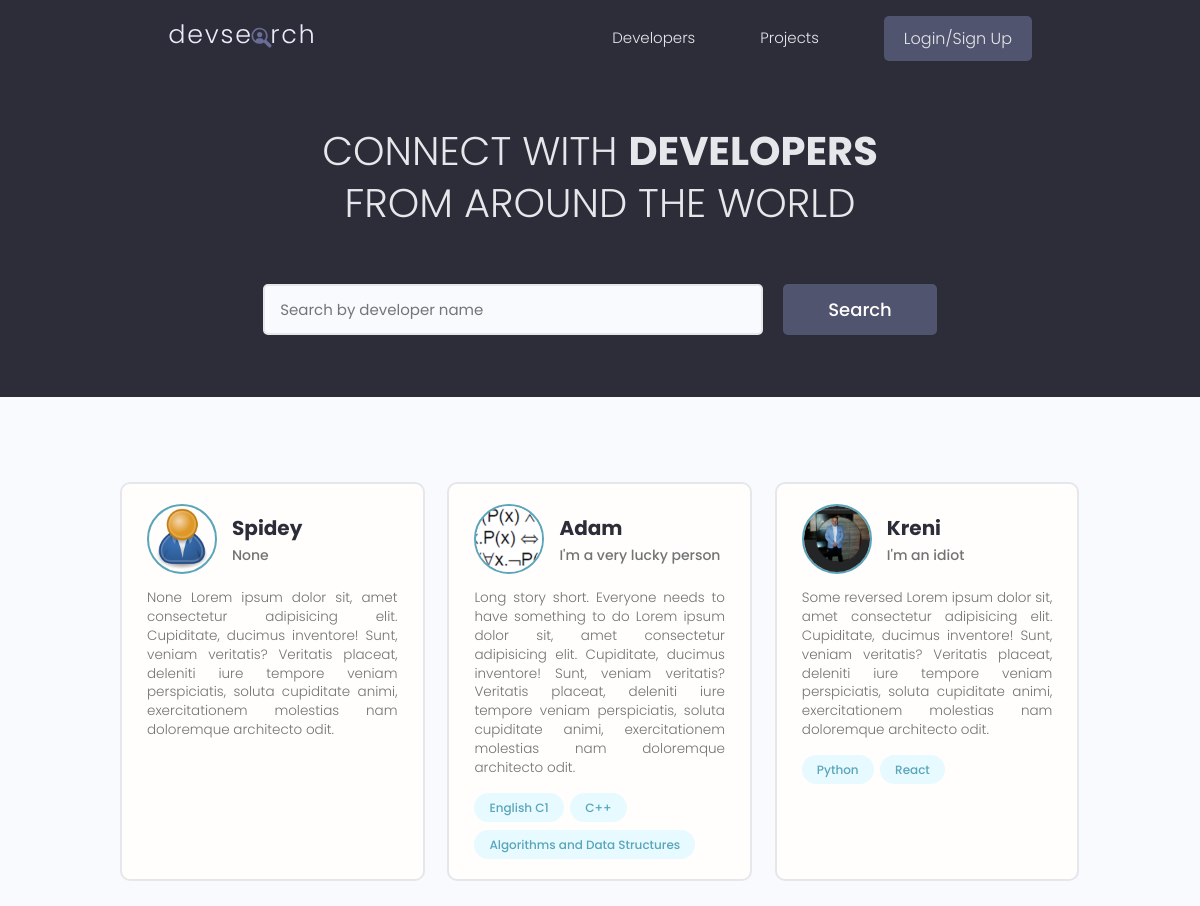
The page / on the database its author committed.
### users/models.py (models this page shows, shortened)
class Profile(models.Model):
    user = models.OneToOneField(User, on_delete=models.CASCADE, null=True, blank=True)
    name = models.CharField(max_length=200, blank=True, null=True)
    email = models.EmailField(max_length=200, blank=True, null=True)
    username = models.CharField(max_length=200, blank=True, null=True)
    location = models.CharField(max_length=200, blank=True, null=True)
    short_intro = models.CharField(max_length=200, blank=True, null=True)
    bio = models.TextField(max_length=200, blank=True, null=True)
    profile_image = models.ImageField(null=True, blank=True, upload_to='profiles/', default='profiles/user-default.png')
    social_github = models.CharField(max_length=200, blank=True, null=True)
    social_twitter = models.CharField(max_length=200, blank=True, null=True)
    social_linkedin = models.CharField(max_length=200, blank=True, null=True)
    social_youtube = models.CharField(max_length=200, blank=True, null=True)
    social_website = models.CharField(max_length=200, blank=True, null=True)
    id = models.UUIDField(default=uuid.uuid4, primary_key=True, editable=False, unique=True)

class Skill(models.Model):
    owner = models.ForeignKey(Profile, on_delete=models.CASCADE, null=True, blank=True)
    name = models.CharField(max_length=200, blank=True, null=True)
    description = models.TextField(max_length=600, blank=True, null=True)
    created = models.DateTimeField(auto_now_add=True)
    id = models.UUIDField(default=uuid.uuid4, unique=True, primary_key=True, editable=False)

### users/views.py (the view)
# urls.py: path('', views.profiles, name='profiles'),
def profiles(request):
    profiles, search_query = searchProfiles(request)
    custom_range, profiles = paginateProfiles(request, profiles, 3)
    context = {'profiles':profiles, 'search_query':search_query, 'custom_range':custom_range}
    return render(request, 'users/profiles.html', context)

### users/utils.py (called while the page is built)
def paginateProfiles(request, profiles, results):
    page = request.GET.get('page')
    paginator = Paginator(profiles, results)
    try:
        profiles = paginator.page(page)
    except PageNotAnInteger:
        page = 1
        profiles = paginator.page(page)
    except EmptyPage:
        page = paginator.num_pages
        profiles = paginator.page(page)
    leftIndex = (int(page)-4)
    if leftIndex < 1:
        leftIndex = 1
    rightIndex = (int(page)+5)
    if rightIndex > paginator.num_pages:
        rightIndex = paginator.num_pages+1
    custom_range = range(leftIndex, rightIndex)
    return custom_range, profiles

def searchProfiles(request):
    search_query = ''
    if request.GET.get('search_query'):
        search_query = request.GET.get('search_query')
    skills = Skill.objects.filter(name__icontains=search_query)
    profiles = Profile.objects.distinct().filter(
        Q(name__icontains=search_query) |
        Q(short_intro__icontains=search_query) |
        Q(skill__in=skills)
        )
    return profiles, search_query

### users/templates/users/profiles.html (shortened to what this page needs)
 {% extends 'main.html' %}
 {% block content %}
    <main class="home">
      <section class="hero-section text-center">
        <div class="container container--narrow">
          <div class="hero-section__box">
            <h2>CONNECT WITH <span>DEVELOPERS</span></h2>
            <h2>FROM AROUND THE WORLD</h2>
          </div>
          <div class="hero-section__search">
            <form id="searchForm" class="form" action="{% url 'profiles' %}" method="get">
              <div class="form__field">
                <input class="input input--text" id="formInput#search" type="text" name="search_query"
                 value="{{ search_query }}" placeholder="Search by developer name" />
              </div>
              <input class="btn btn--sub btn--lg" type="submit" value="Search" />
            </form>
          </div>
        </div>
      </section>
      <section class="devlist">
        <div class="container">
          <div class="grid grid--three">
            {% for profile in profiles %}
            <div class="column card">
              <div class="dev">
                <a href="{% url 'user-profile' profile.id %}" class="card__body">
                  <div class="dev__profile">
                    <img class="avatar avatar--md" src="{{ profile.profile_image.url }}" alt="image" />
                    <div class="dev__meta">
                      <h3>{{ profile.name }}</h3>
                      <h5>{{ profile.short_intro|slice:"60" }}</h5>
                    </div>
                  </div>
                  <p class="dev__info">
                    {{ profile.bio|slice:"300" }} Lorem ipsum dolor sit, amet consectetur adipisicing elit. Cupiditate, ducimus inventore! Sunt,
                    veniam veritatis? Veritatis placeat, deleniti iure tempore veniam perspiciatis, soluta cupiditate
                    animi, exercitationem molestias nam doloremque architecto odit.
                  </p>
                  <div class="dev__skills">
                    {% for skill in  profile.skill_set.all|slice:"5" %}
                    <span class="tag tag--pill tag--main">
                      <small>{{skill.name}}</small>
                    </span>
                    {% endfor %}
                  </div>
                </a>
              </div>
            </div>
            {% endfor %}
          </div>
        </div>
      </section>
    </main>
 {% endblock %}

### static/styles/app.css (style rules this page uses)
:root { --color-sub: #2d2d39; }
.btn--sub { background-color: var(--color-sub-light); }
.card { border: 2px solid var(--color-light); }
img { width: 100%; }
.hero-section { height: 40vh; display: flex; align-items: center; background-color: var(--color-sub); }
.hero-section__box { margin-bottom: 4rem; }
.hero-section__box > h2, .hero-section__box > h2 > span { font-size: 4rem; color: var(--color-light); line-height: 1.3; text-transform: uppercase; }
.hero-section__box > h2 { font-weight: 300; }
.hero-section__box > h2 > span { font-weight: 700; }
.hero-section__search > .form { display: flex; align-items: center; justify-content: center; gap: 2rem; }
.hero-section__search > .form input.input--text { width: 50rem; }
.devlist { margin-top: 8rem; }
.devlist .grid { align-items: stretch; }
.devlist .dev .dev__profile { display: flex; align-items: center; gap: 1.5rem; }
.devlist .dev .dev__meta h3 { color: var(--color-sub); font-size: 2rem; font-weight: 700; }
.devlist .dev .dev__meta h5 { color: var(--color-text); font-size: 1.4rem; font-weight: 500; }
.devlist .dev .dev__info { margin: 1.5rem 0; font-size: 1.35rem; line-height: 1.4; text-align: justify; }

### static/uikit/styles/modules/_variables.css (style rules this page uses)
:root { --color-main: #5aa5b9; --color-main-light: #e6faff; --color-sub: #3f4156; --color-sub-light: #51546e; --color-sub-lighter: #ededfd; --color-text: #737373; --color-gray: #8b8b8b; --color-light: #e5e7eb; --color-light-gray: #767676; --color-bg: #f8fafd; --color-white: #fffefd; --color-white-light: #f3f3f3; --color-success: #359e64; --color-success-bg: #def8e8; --color-error: #fc4b0b; --color-error-bg: #fff2ee; --font-base: 'Poppins', arial, helvetica, 'Segoe UI', roboto, ubuntu, sans-serif; --font-monospace: 'Fira Code', 'Courier New', courier, monospace; --font-regular: 300; --font-medium: 500; --font-bold: 700; --generic-shadow: 1px 1px 5px #00000010; --generic-transition: all 0.3s ease-in-out; }

### static/uikit/styles/modules/_base.css (style rules this page uses)
* { margin: 0; padding: 0; box-sizing: border-box; text-rendering: optimizeLegibility; color: inherit; font-size: inherit; }
html { font-size: 50%; }
@media only screen and (min-width: 480px) { html { font-size: 56.25%; } }
@media only screen and (min-width: 1200px) { html { font-size: 62.5%; } }
body { line-height: 1.6; font-weight: 400; font-size: 1.5rem; color: var(--color-text); background-color: var(--color-bg); min-height: 100vh; }

### static/uikit/styles/modules/_typography.css (style rules this page uses)
* { font-family: var(--font-base); }
h2 { font-size: 3.6rem; font-weight: var(--font-bold); }
h3 { font-size: 3.2rem; font-weight: var(--font-medium); }
h5 { font-size: 2.4rem; font-weight: var(--font-medium); }
h5, h6 { font-weight: var(--font-regular); }
p, span, strong { font-size: 1.6rem; color: var(--color-text); font-weight: var(--font-regular); }
a { padding-bottom: 2px; text-decoration: none; display: inline-block; color: var(--color-main); font-weight: var(--font-medium); }

### static/uikit/styles/modules/_utilities.css (style rules this page uses)
.container { width: 92%; max-width: 165rem; margin: 0 auto; box-sizing: border-box; }
.container--narrow { width: 92%; max-width: 120rem; }
@media screen and (min-width: 1000px) { .container { width: 90%; } }
@media screen and (min-width: 1000px) { .container--narrow { width: 85%; } }
@media screen and (min-width: 1200px) { .container { width: 80%; } }
@media screen and (min-width: 1200px) { .container--narrow { width: 72%; } }
.text-center { text-align: center; }

### static/uikit/styles/modules/_avatar.css (style rules this page uses)
.avatar { border-radius: 50%; border: 2px solid var(--color-main); object-fit: cover; }
.avatar--md { height: 7rem; width: 7rem; }

### static/uikit/styles/modules/_button.css (style rules this page uses)
.btn { display: inline-block; position: relative; cursor: pointer; background-color: var(--color-light); font-weight: var(--font-medium); color: var(--color-sub); text-decoration: none; padding: 1rem 2rem; border-radius: 0.5rem; border: none; width: -webkit-fit-content; width: -moz-fit-content; width: fit-content; height: -webkit-fit-content; height: -moz-fit-content; height: fit-content; font-size: 1.6rem; outline-width: 0; outline-color: transparent; -webkit-backface-visibility: hidden; backface-visibility: hidden; transition: all 0.3s ease-in-out; }
.btn--sub { background-color: var(--color-sub); color: var(--color-white); }
.btn--lg { font-size: 1.8rem; padding: 1.2rem 4.5rem; }

### static/uikit/styles/modules/_card.css (style rules this page uses)
.card { border-radius: 1rem; background-color: var(--color-white); border: 1.5px solid var(--color-light); width: auto; height: auto; margin-top: 0.5rem; margin-bottom: 0.5rem; overflow: hidden; }
.card__body, .card__header { padding: 2rem 2.5rem; }

### rows shown on the page
Profile: profile_image (placeholder picture), name "Spidey", short_intro "None", bio "None"
Profile: profile_image (picture), name "Adam", short_intro "I'm a very lucky person", bio "Long story short. Everyone needs to have something to do"
Skill: name "English C1"
Skill: name "C++"
Skill: name "Algorithms and Data Structures"
Profile: profile_image (picture), name "Kreni", short_intro "I'm an idiot", bio "Some reversed"
Skill: name "Python"
Skill: name "React"
